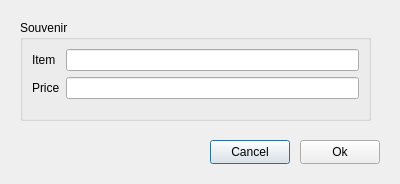
<?xml version="1.0" encoding="UTF-8"?>
<ui version="4.0">
 <class>SouvenirDialog</class>
 <widget class="QDialog" name="SouvenirDialog">
  <property name="geometry">
   <rect>
    <x>0</x>
    <y>0</y>
    <width>400</width>
    <height>184</height>
   </rect>
  </property>
  <property name="windowTitle">
   <string>Dialog</string>
  </property>
  <widget class="QPushButton" name="button_cancel">
   <property name="geometry">
    <rect>
     <x>210</x>
     <y>140</y>
     <width>80</width>
     <height>24</height>
    </rect>
   </property>
   <property name="text">
    <string>Cancel</string>
   </property>
  </widget>
  <widget class="QPushButton" name="button_ok">
   <property name="geometry">
    <rect>
     <x>300</x>
     <y>140</y>
     <width>80</width>
     <height>24</height>
    </rect>
   </property>
   <property name="text">
    <string>Ok</string>
   </property>
  </widget>
  <widget class="QGroupBox" name="groupBox">
   <property name="geometry">
    <rect>
     <x>20</x>
     <y>20</y>
     <width>351</width>
     <height>101</height>
    </rect>
   </property>
   <property name="title">
    <string>Souvenir</string>
   </property>
   <layout class="QFormLayout" name="formLayout">
    <item row="0" column="0">
     <widget class="QLabel" name="label_item">
      <property name="text">
       <string>Item</string>
      </property>
     </widget>
    </item>
    <item row="1" column="1">
     <widget class="QLineEdit" name="lineEdit_price"/>
    </item>
    <item row="1" column="0">
     <widget class="QLabel" name="label_price">
      <property name="text">
       <string>Price</string>
      </property>
     </widget>
    </item>
    <item row="0" column="1">
     <widget class="QLineEdit" name="lineEdit_item"/>
    </item>
   </layout>
  </widget>
 </widget>
 <resources/>
 <connections/>
</ui>
